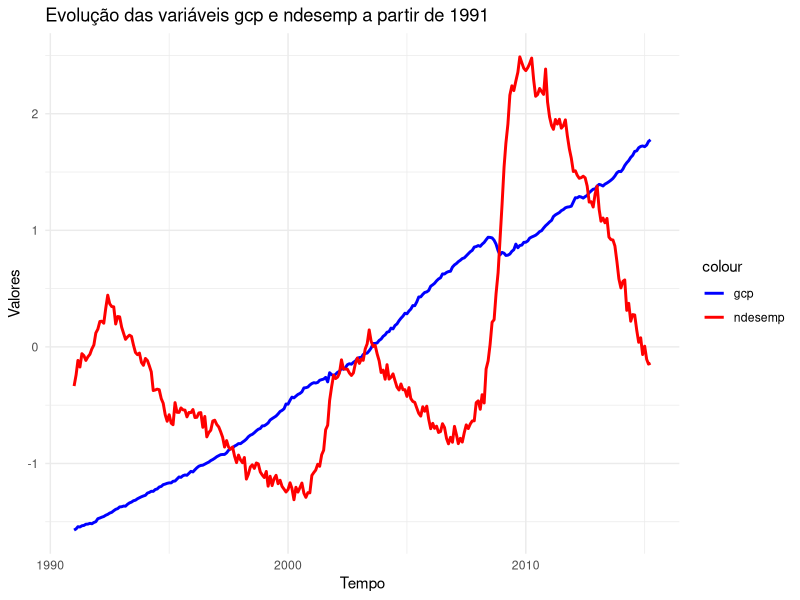

Source code (R):
library(readxl)
library(ggplot2)
library(dplyr)

dados_econ <- read_xlsx("econ.xlsx")

dados_selecionados <- dados_econ %>%
  filter(format(as.Date(tempo, format="%d/%m/%Y"), "%Y")>= 1991) %>%
  select(tempo, gcp, ndesemp)

dados_transformados <- dados_selecionados %>%
  mutate(z_gcp = (gcp - mean(gcp)) / sd(gcp),
         z_ndesemp = (ndesemp - mean(ndesemp)) / sd(ndesemp))

grafico <- ggplot(data = dados_transformados) +
  geom_line(aes(x = tempo, y = z_gcp, color = "gcp"), linewidth = 1) +
  geom_line(aes(x = tempo, y = z_ndesemp, color = "ndesemp"), linewidth = 1) +
  scale_color_manual(values = c("gcp" = "blue", "ndesemp" = "red")) +
  labs(title = "Evolução das variáveis gcp e ndesemp a partir de 1991",
       y = "Valores", x = "Tempo") +
  theme_minimal()

ggsave("grafico.png", grafico)
